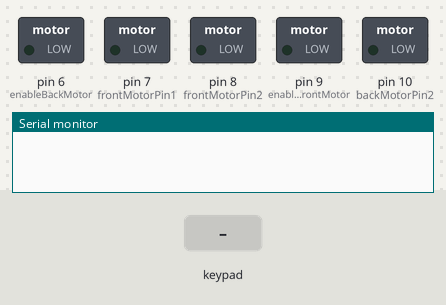
Simulated run of this sketch. Board: Arduino Uno, built with avr-gcc and run on an emulated ATmega328P. Shown: switched loads named in the sketch (green lamp = pin HIGH), the last lines printed to the serial monitor. The test bench sets the inputs (shaded band).

Above: at 1.2 s.
1.3 s: key 'U' pressed
At 1.5 s:
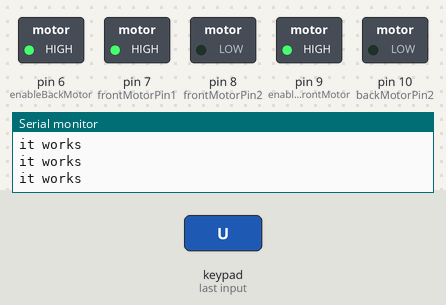
At 2.2 s:
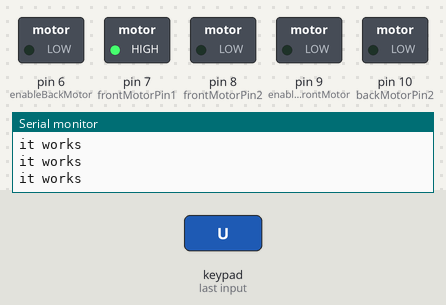
Timing chart, 0 to 4.3 s (numbered marks = the images above; inputs shaded):
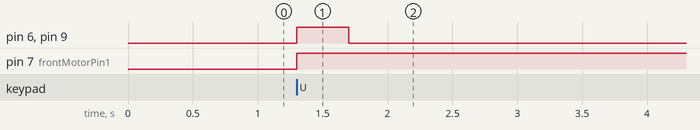

The sketch:

Kits4Kidz.ino
```cpp
#define CUSTOM_SETTINGS
#define INCLUDE_GAMEPAD_MODULE
#include <Dabble.h>

//front or direction motor - Change numbers based on the pin they are put into
int enableFrontMotor=9;
int frontMotorPin1=7;
int frontMotorPin2=8;

//back or speed motor
int enableBackMotor=6;
int backMotorPin1=9;
int backMotorPin2=10;

void setup() {

// front motor
  pinMode(enableFrontMotor, OUTPUT);
  pinMode(frontMotorPin1, OUTPUT);
  pinMode(frontMotorPin2, OUTPUT);


// back motor
  pinMode(enableBackMotor, OUTPUT);
  pinMode(backMotorPin1, OUTPUT);
  pinMode(backMotorPin2, OUTPUT);

  Serial.begin(25000);
  Dabble.begin(9600,0,1);
}

void loop() {
  Dabble.processInput();

  int frontMotor = 0;
  int backMotor = 0;
  if (GamePad.isUpPressed()) {
    Serial.println("it works");
    frontMotor = 255;
    backMotor = 255;
  }

  float joyX = GamePad.getXaxisData();  // Read the X-axis value of the joystick
  float joyY = GamePad.getYaxisData();  // Read the Y-axis value of the joystick

  // Map joystick values to motor speeds
  // int frontMotor = map(joyX, -7, 7, -255, 255);
  // int backMotor = map(joyY, -7, 7, -255, 255);  // Map joysticks


  rotateMotors(frontMotor, backMotor);
}

void rotateMotors(int directionMotor, int speedMotor) {
  if (abs(directionMotor) > 35) {
    if (directionMotor < 0) { // direction motor will turn backwards
      digitalWrite(frontMotorPin1, LOW);
      digitalWrite(frontMotorPin2, HIGH);
    }
    else if (directionMotor > 0) {
      digitalWrite(frontMotorPin1, HIGH);
      digitalWrite(frontMotorPin2, LOW);
    }
    else {
      digitalWrite(frontMotorPin1, LOW);
      digitalWrite(frontMotorPin2, LOW);
    }
  }

  if (abs(speedMotor) > 35) {
    if (speedMotor < 0){
      digitalWrite(backMotorPin1, LOW);
      digitalWrite(backMotorPin2, HIGH);
    }
    else if (speedMotor > 0) {
      digitalWrite(backMotorPin1, HIGH);
      digitalWrite(backMotorPin2, LOW);
    }
    else {
      digitalWrite(backMotorPin1, LOW);
      digitalWrite(backMotorPin2, LOW);
    }
  }

  analogWrite(enableFrontMotor, abs(directionMotor));
  analogWrite(enableBackMotor, abs(speedMotor));
}
```

Measured:
- after the input at 1.3 s, pin 6 (enableBackMotor), pin 9 (enableFrontMotor): LOW → HIGH at once, → LOW 0.40 s later; pin 7 (frontMotorPin1): LOW → HIGH at once
